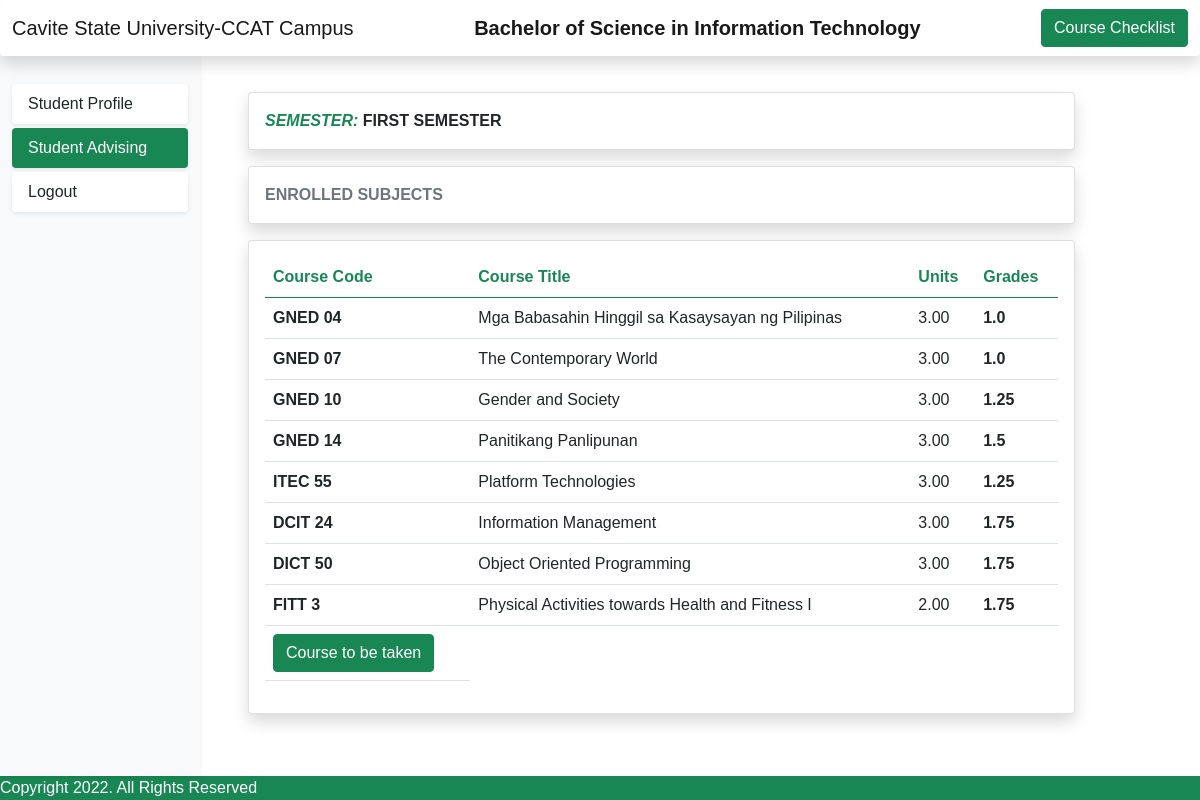
The app's page /studadvise (signed in), older data.
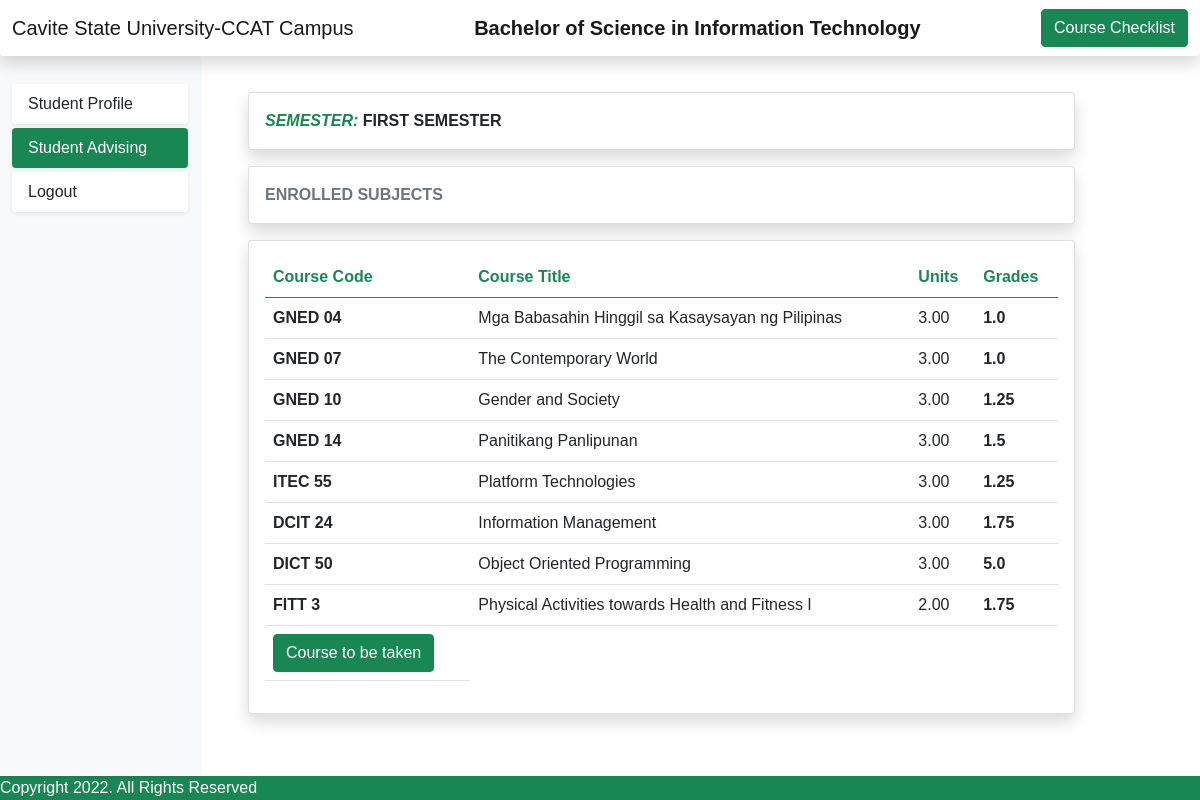
The same page, newer data.
### accounts/models.py (models this page shows, shortened)
class sy1stsem(models.Model):
    user = models.OneToOneField(User, null=True , blank=True , on_delete=models.CASCADE)
    gned04 = models.CharField(max_length=200,null=True , blank=True ,default = 'Not yet taken')
    gned07 = models.CharField(max_length=200,null=True , blank=True ,default = 'Not yet taken')
    gned10 = models.CharField(max_length=200,null=True , blank=True ,default = 'Not yet taken')
    gned14 = models.CharField(max_length=200,null=True , blank=True ,default = 'Not yet taken')
    itec55 = models.CharField(max_length=200,null=True , blank=True ,default = 'Not yet taken')
    dcit24 = models.CharField(max_length=200,null=True , blank=True ,default = 'Not yet taken')
    dcit50 = models.CharField(max_length=200,null=True , blank=True ,default = 'Not yet taken')
    fitt3 = models.CharField(max_length=200,null=True , blank=True ,default = 'Not yet taken')

### accounts/decorators.py (the view)
    def wrapper_function(request, *args, **kwargs):
        group = None
        if request.user.groups.exists():
            group = request.user.groups.all()[0].name
        if group == 'forapproval':
            messages.error(request, "Please wait for the approval of the admin! ")
            return render(request, 'accounts/index.html')
        if group == 'admin':
            adviserprof = request.user.adviserprof
            context = {'adviserprof': adviserprof}
            return render(request, 'accounts/AdviserProfile.html', context)
        if group == 'student':
            return view_func(request, *args, **kwargs)

### accounts/templates/accounts/student advising.html (shortened to what the changed rows need)
{% load static %}
<!doctype html>
<html lang="en">
  <head>
    <link href="https://cdn.jsdelivr.net/npm/bootstrap@5.0.2/dist/css/bootstrap.min.css" rel="stylesheet">
    <link rel="stylesheet" href="{% static 'css/style.css'%}">
  </head>
  <body>
  {% block content %}
  <div class="container-fluid">
    <div class="row">
            <main class="col-md-9 ms-sm-auto col-lg-10 px-md-5" style="overflow-y: auto; margin-top: 2.5vh;">
              <form method="POST">
                    <div class="row mt-3">
                        <div class="col-lg-11">
                            <div class="card shadow mb-1">
                                <div class="card-body" >
                                    <div class="card-text">
                                    {% if userprof.user_yrandsec == '101' %}
                                        <table class="table table-hover">
                                            <thead>
                                            <tr class="text-success">
                                                <th scope="col" >Course Code</th>
                                                <th scope="col">Course Title</th>
                                                <th scope="col">Units</th>
                                                <th scope="col">Grades</th>
                                            </tr>
                                            </thead>
                                            <tbody>
                                            <tr>
                                                <th scope="row">GNED 02</th>
                                                <td>Ethics</td>
                                                <td>3.00</td>
                                                <td class="fw-bold">{{usergrade.gned02}}</td>
                                            </tr>
                                            <tr>
                                                <th scope="row">GNED 05</th>
                                                <td>Purposive Communication</td>
                                                <td>3.00</td>
                                                <td class="fw-bold">{{usergrade.gned05}}</td>
                                            </tr>
                                            <tr>
                                                <th scope="row">GNED 11</th>
                                                <td>Kontekstwalisadong Komunikasyon sa Filipino</td>
                                                <td>3.00</td>
                                                <td class="fw-bold">{{usergrade.gned11}}</td>
                                            </tr>
                                            <tr>
                                                <th scope="row">COSC 50</th>
                                                <td>Discrete Structure</td>
                                                <td>3.00</td>
                                                <td class="fw-bold">{{usergrade.cosc50}}</td>
                                            </tr>
                                            <tr>
                                                <th scope="row">DCIT 21</th>
                                                <td>Introduction to Computing</td>
                                                <td>3.00</td>
                                                <td class="fw-bold">{{usergrade.dcit21}}</td>
                                            </tr>
                                            <tr>
                                                <th scope="row">DCIT 22</th>
                                                <td>Computer Programming I</td>
                                                <td>3.00</td>
                                                <td class="fw-bold">{{usergrade.dcit22}}</td>
                                            </tr>
                                            <tr>
                                                <th scope="row">FITT 1</th>
                                                <td>Movement Enhancement</td>
                                                <td>3.00</td>
                                                <td class="fw-bold">{{usergrade.fitt1}}</td>
                                            </tr>
                                            <tr>
                                                <th scope="row">NSTP 1</th>
                                                <td>National Service Training Program 1</td>
                                                <td>3.00</td>
                                                <td class="fw-bold">{{usergrade.nstp1}}</td>
                                            </tr>
                                            <tr>
                                                <th scope="row">ORNT 1</th>
                                                <td>Institutional Orientation</td>
                                                <td>1.00</td>
                                                <td class="fw-bold">{{usergrade.ornt1}}</td>
                                                <tr>
                                                    <td><button type="button" class="btn btn-success btn-center" data-bs-toggle="modal" data-bs-target="#staticBackdrop">
                                                        Course to be taken
                                                    </button></td>
                                                </tr>
                                            </tr>
                                            </tbody>
                                        </table>
                                    {% elif userprof.user_yrandsec == '201' %}
                                    <table class="table table-hover">
                                    <thead>
                                        <tr class="text-success">
                                        <th scope="col" >Course Code</th>
                                        <th scope="col">Course Title</th>
                                        <th scope="col">Units</th>
                                        <th scope="col">Grades</th>
                                        </tr>
                                    </thead>
                                    <tbody>
                                        <tr>
                                        <th scope="row">GNED 04</th>
                                        <td>Mga Babasahin Hinggil sa Kasaysayan ng Pilipinas</td>
                                        <td>3.00</td>
                                        <td class="fw-bold">{{usergrade.gned04}}</td>
                                        </tr>
                                        <tr>
                                        <th scope="row">GNED 07</th>
                                        <td>The Contemporary World</td>
                                        <td>3.00</td>
                                        <td class="fw-bold">{{usergrade.gned07}}</td>
                                        </tr>
                                        <tr>
                                        <th scope="row">GNED 10</th>
                                        <td>Gender and Society</td>
                                        <td>3.00</td>
                                        <td class="fw-bold">{{usergrade.gned10}}</td>
                                        </tr>
                                        <tr>
                                        <th scope="row">GNED 14</th>
                                        <td>Panitikang Panlipunan</td>
                                        <td>3.00</td>
                                        <td class="fw-bold">{{usergrade.gned14}}</td>
                                        </tr>
                                        <tr>
                                        <th scope="row">ITEC 55</th>
                                        <td>Platform Technologies</td>
                                        <td>3.00</td>
                                        <td class="fw-bold">{{usergrade.itec55}}</td>
                                        </tr>
                                        <tr>
                                        <th scope="row">DCIT 24</th>
                                        <td>Information Management</td>
                                        <td>3.00</td>
                                        <td class="fw-bold">{{usergrade.dcit24}}</td>
                                        </tr>
                                        <tr>
                                        <th scope="row">DICT 50</th>
                                        <td>Object Oriented Programming</td>
                                        <td>3.00</td>
                                        <td class="fw-bold">{{usergrade.dcit50}}</td>
                                        </tr>
                                        <tr>
                                        <th scope="row">FITT 3</th>
                                        <td>Physical Activities towards Health and Fitness I</td>
                                        <td>2.00</td>
                                        <td class="fw-bold">{{usergrade.fitt3}}</td>
                                        </tr>
                                        <tr>
                                            <td><button type="button" class="btn btn-success btn-center" data-bs-toggle="modal" data-bs-target="#staticBackdrop">
                                                Course to be taken
                                            </button></td>
                                        </tr>
                                    </tbody>
                                    </table>
                                    {% endif %}
                                    </div>
                                </div>
                            </div>
                        </div>
              </form>
            </main>
        </div>
    </div>
  {% endblock %}
  </body>
</html>

Row changes from the older to the newer data that the page shows:
changed sy1stsem: dcit50 "1.75" → "5.0"
